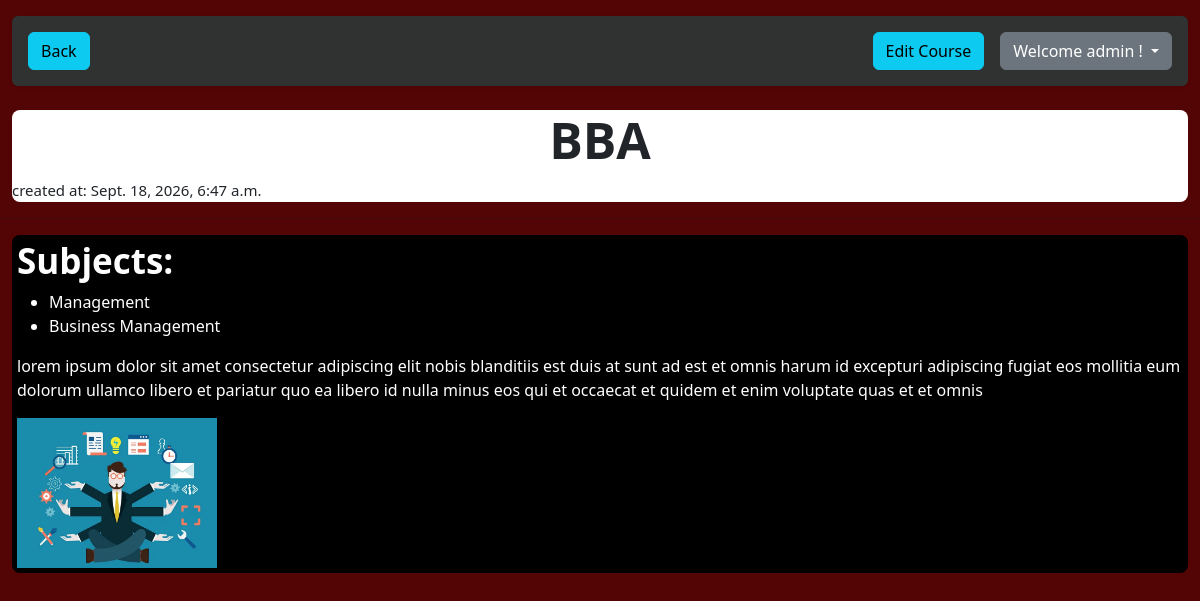
/courses/2/ (signed in), run on an earlier commit of the app's database.
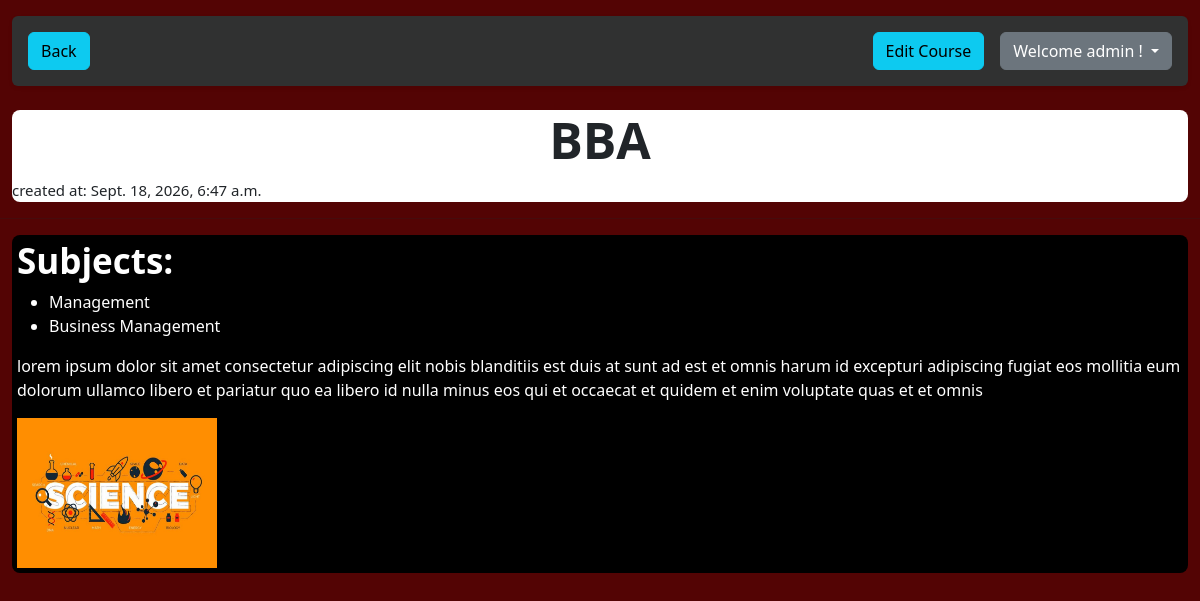
And on a later commit of the database.
### cards/models.py (models this page shows, shortened)
class Course(models.Model):
    statuschoices=[
         ("active","ACTIVE"),
         ("inactive","INACTIVE")
    ]
    course_name=models.CharField(max_length=50,unique=True)
    subjects=models.ManyToManyField(Subject,related_name="courses")
    image=models.ImageField(upload_to="course/")
    status=models.CharField(
         choices=statuschoices,
         default="active"
    )
    created_at=models.DateTimeField(auto_now_add=True)
    updated_at=models.DateTimeField(auto_now=True)
    description=models.TextField()

### cards/views.py (the view)
# urls.py: path('courses/<int:pk>/',views.coursedetail,name="coursedetail"),
def coursedetail(request,pk):
    if not request.user.is_authenticated:
         return redirect("login")
    course=Course.objects.get(pk=pk)
    if request.method =="POST":
            print(request.POST)
            if 'changepassword' in request.POST:
                form=CourseForm(instance=course)
                passform=ChangePassword(user=request.user,data=request.POST)
                if passform.is_valid():
                    passform.save()
                    return JsonResponse({"status":"success"})
                else:
                    return JsonResponse({"status":"error","errors":passform.errors},status=400)
            else:
                passform=ChangePassword(user=request.user)
                form=CourseForm(request.POST,request.FILES,instance=course)
                if form.is_valid():
                    form.save()
                    return JsonResponse({"status": "success"})
                else:
                    return JsonResponse({"status": "error", "errors": form.errors}, status=400)
    else:
        form=CourseForm(instance=course)
        passform=ChangePassword(user=request.user)
    context={
        "course":course,
        "form":form,
        "passform":passform
    }
    return render(request,"course_detail.html",context)

### cards/models.py (called while the page is built)
    def __str__(self):
        return f"{self.subject}"

### cards/templates/course_detail.html (shortened to what this page needs)
{% load static %}
<!DOCTYPE html>
<html lang="en">
<head>
    <link rel="stylesheet" href="{% static 'css/style.css' %}">
   <link href="https://cdn.jsdelivr.net/npm/bootstrap@5.3.3/dist/css/bootstrap.min.css" rel="stylesheet">
</head>
<body style="background-color: rgb(83 4 4);">
    <div class="container-fluid mt-3">
    <nav class="navbar navbar-expand-lg rounded p-3 mb-4 shadow-sm" style="background-color: #303131;">
        <div class="container-fluid d-flex flex-wrap justify-content-between align-items-center p-0">
            <div class="d-flex align-items-center gap-3">
                <a href="{% url 'courseview'%}">
                    <button type="button" class="btn btn-info explicit">Back</button>
                </a>
            </div>
            <div class="d-flex align-items-center gap-3 mt-3 mt-lg-0">
                {% if user.is_staff or user.is_superuser %}
                <button id="coursebutton" type="button" class="btn btn-info explicit" data-bs-toggle="modal" data-bs-target="#myModal">
                    Edit Course
                </button>
                {% endif %}
                <div class="dropdown">
                    <button class="btn btn-secondary dropdown-toggle" type="button" data-bs-toggle="dropdown" aria-expanded="false">
                        Welcome {{request.user}} !
                    </button>
                </div>
            </div>
        </div>
    </nav>
</div>
    <div class="detail">
        <div class="heading">
           <div class="coursediv">
             <h1 class="courseheading">{{course.course_name}}</h1>
            <small style="text-align: left;font-size: 15px;"> created at: {{course.created_at}}</small>
           </div>
        </div>
        <hr>
        <div class="description">
            <h2 style="font-weight: bold;font-size:35px;">Subjects:</h2>
            <ul>{% for subject in course.subjects.all %}
                <li>{{subject.subject}}</li>
            {% endfor %}</ul>
            <div class="main-description">
            <p>{{course.description}}</p>
                 <img src="{{course.image.url}}" alt="courses-image" style="width: 200px;height: 150px;">
            </div>
            </div>
    </div>
</body>
</html>

What changed in the data, as far as the page shows it:
changed Course "BBA": image: a different picture
